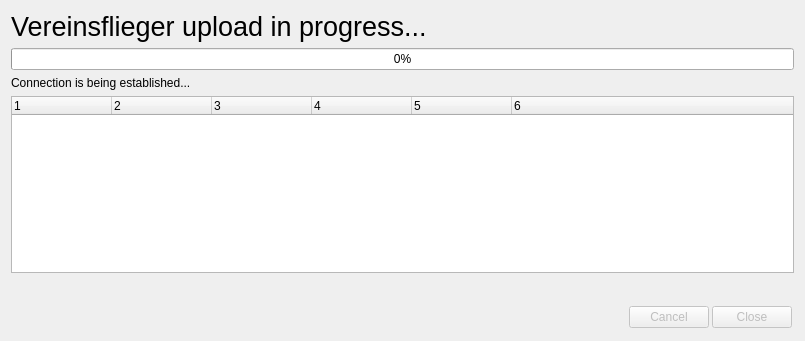
<?xml version="1.0" encoding="UTF-8"?>
<ui version="4.0">
 <class>SyncDialog</class>
 <widget class="QDialog" name="SyncDialog">
  <property name="geometry">
   <rect>
    <x>0</x>
    <y>0</y>
    <width>805</width>
    <height>341</height>
   </rect>
  </property>
  <property name="windowTitle">
   <string>Vereinsflieger upload</string>
  </property>
  <layout class="QVBoxLayout" name="verticalLayout">
   <item>
    <widget class="QLabel" name="label">
     <property name="font">
      <font>
       <pointsize>20</pointsize>
       <weight>50</weight>
       <bold>false</bold>
      </font>
     </property>
     <property name="text">
      <string>Vereinsflieger upload in progress...</string>
     </property>
    </widget>
   </item>
   <item>
    <widget class="QProgressBar" name="progressBar">
     <property name="maximum">
      <number>1000</number>
     </property>
     <property name="value">
      <number>0</number>
     </property>
    </widget>
   </item>
   <item>
    <widget class="QLabel" name="statusLabel">
     <property name="text">
      <string>Connection is being established...</string>
     </property>
    </widget>
   </item>
   <item>
    <widget class="QTreeWidget" name="errorTreeWidget">
     <property name="rootIsDecorated">
      <bool>false</bool>
     </property>
     <property name="columnCount">
      <number>6</number>
     </property>
     <column>
      <property name="text">
       <string notr="true">1</string>
      </property>
     </column>
     <column>
      <property name="text">
       <string notr="true">2</string>
      </property>
     </column>
     <column>
      <property name="text">
       <string notr="true">3</string>
      </property>
     </column>
     <column>
      <property name="text">
       <string notr="true">4</string>
      </property>
     </column>
     <column>
      <property name="text">
       <string notr="true">5</string>
      </property>
     </column>
     <column>
      <property name="text">
       <string notr="true">6</string>
      </property>
     </column>
    </widget>
   </item>
   <item>
    <spacer name="verticalSpacer">
     <property name="orientation">
      <enum>Qt::Vertical</enum>
     </property>
     <property name="sizeHint" stdset="0">
      <size>
       <width>20</width>
       <height>40</height>
      </size>
     </property>
    </spacer>
   </item>
   <item>
    <widget class="QWidget" name="widget" native="true">
     <layout class="QHBoxLayout" name="horizontalLayout">
      <property name="spacing">
       <number>3</number>
      </property>
      <property name="leftMargin">
       <number>2</number>
      </property>
      <property name="topMargin">
       <number>2</number>
      </property>
      <property name="rightMargin">
       <number>2</number>
      </property>
      <property name="bottomMargin">
       <number>2</number>
      </property>
      <item>
       <spacer name="horizontalSpacer_2">
        <property name="orientation">
         <enum>Qt::Horizontal</enum>
        </property>
        <property name="sizeHint" stdset="0">
         <size>
          <width>40</width>
          <height>20</height>
         </size>
        </property>
       </spacer>
      </item>
      <item>
       <widget class="QPushButton" name="cancelButton">
        <property name="enabled">
         <bool>false</bool>
        </property>
        <property name="text">
         <string>Cancel</string>
        </property>
       </widget>
      </item>
      <item>
       <widget class="QPushButton" name="closeButton">
        <property name="enabled">
         <bool>false</bool>
        </property>
        <property name="text">
         <string>Close</string>
        </property>
       </widget>
      </item>
     </layout>
    </widget>
   </item>
  </layout>
 </widget>
 <resources/>
 <connections>
  <connection>
   <sender>closeButton</sender>
   <signal>clicked()</signal>
   <receiver>SyncDialog</receiver>
   <slot>accept()</slot>
   <hints>
    <hint type="sourcelabel">
     <x>667</x>
     <y>322</y>
    </hint>
    <hint type="destinationlabel">
     <x>485</x>
     <y>124</y>
    </hint>
   </hints>
  </connection>
  <connection>
   <sender>cancelButton</sender>
   <signal>clicked()</signal>
   <receiver>SyncDialog</receiver>
   <slot>cancelButtonClicked()</slot>
   <hints>
    <hint type="sourcelabel">
     <x>584</x>
     <y>322</y>
    </hint>
    <hint type="destinationlabel">
     <x>597</x>
     <y>41</y>
    </hint>
   </hints>
  </connection>
 </connections>
 <slots>
  <slot>cancelButtonClicked()</slot>
 </slots>
</ui>
